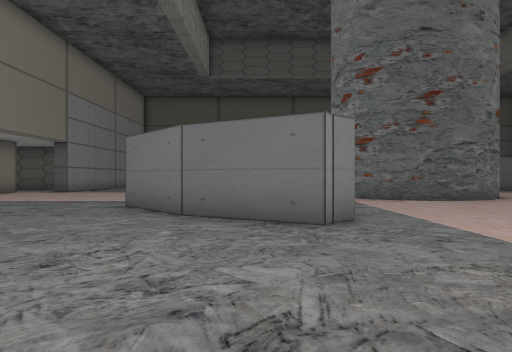
view 1 (above)

24 first-person views from a walk through a scene from a Unity 3-D project. The camera is 1.3 m above the floor, looks level and sees 70° across. The floor is counted in squares, 2 m on a side. Each view is taken from the middle of a square. On the plan, view 1 faces up. The plan holds only what a view shows up to about 11 squares ahead; the rest is blank. The place goes on beyond the plan. The player is left out.

view 2
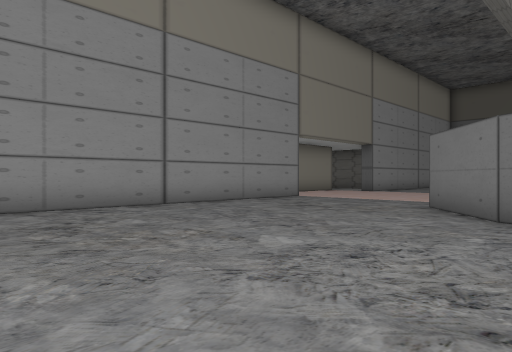

view 3
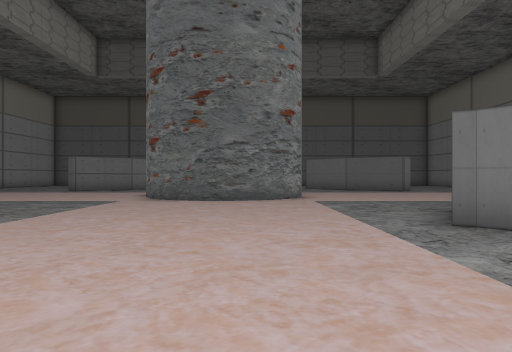

view 4
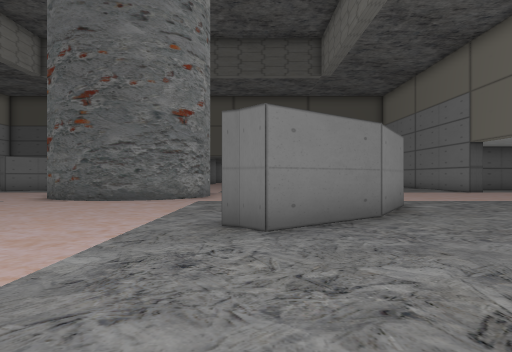

view 5
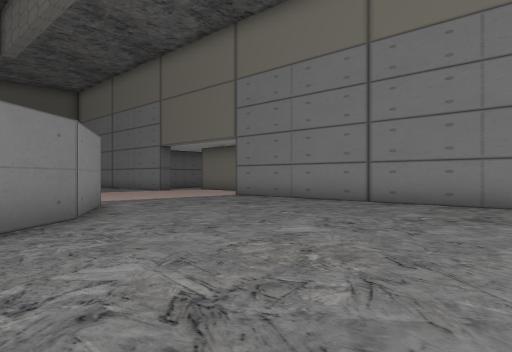

view 6
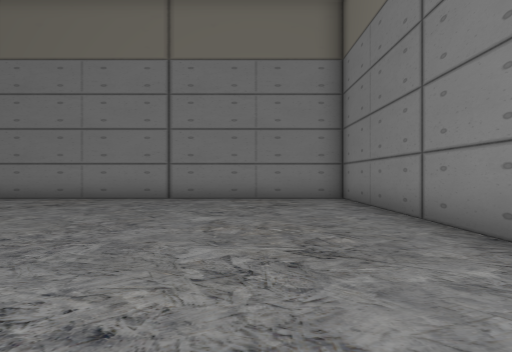

view 7
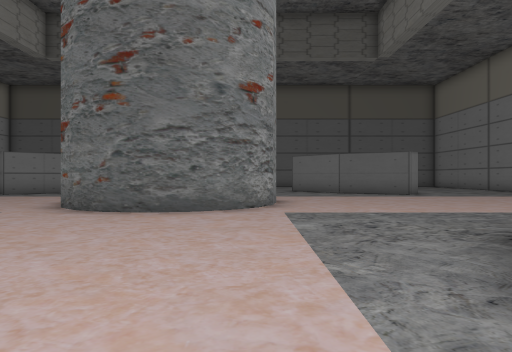

view 8
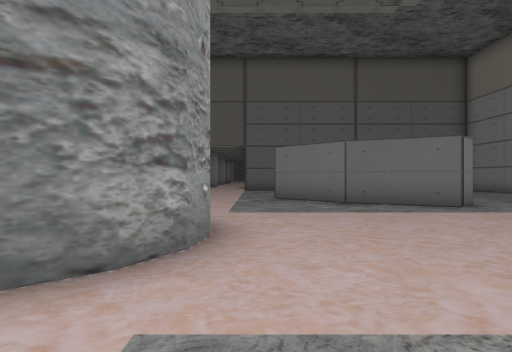

view 9
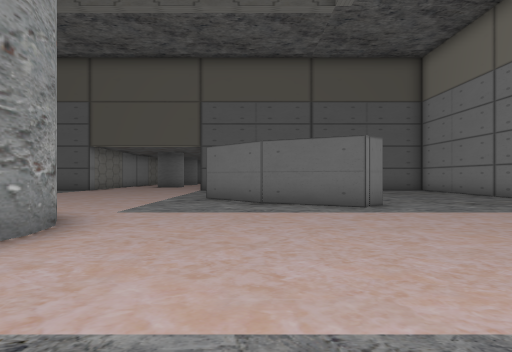

view 10
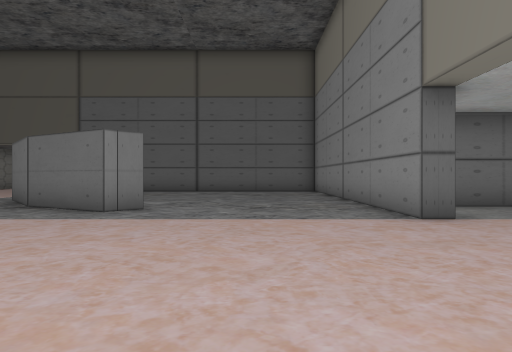

view 11
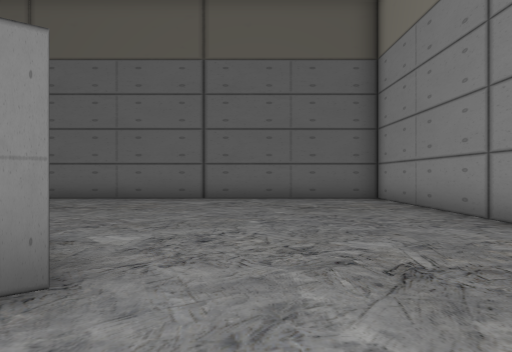

view 12
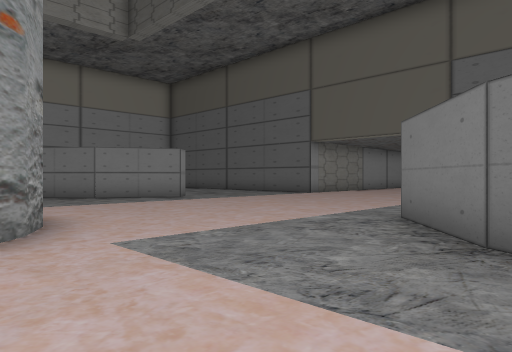

view 13
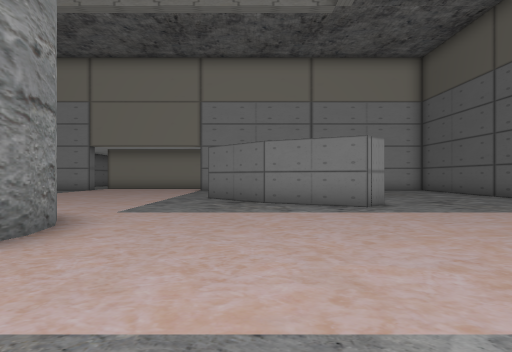

view 14
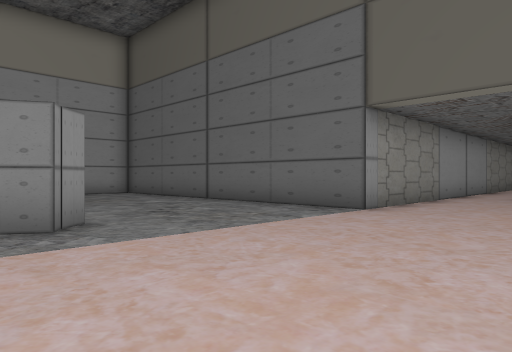

view 15
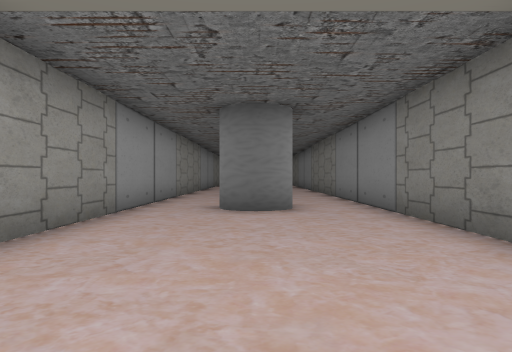

view 16
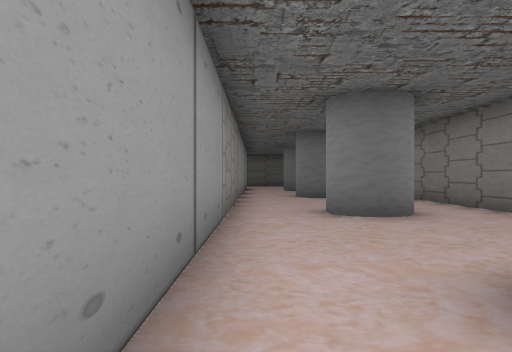

view 17
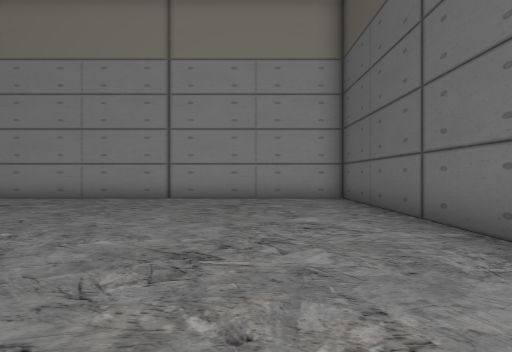

view 18
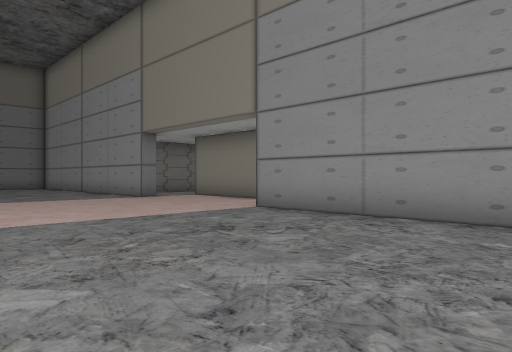

view 19
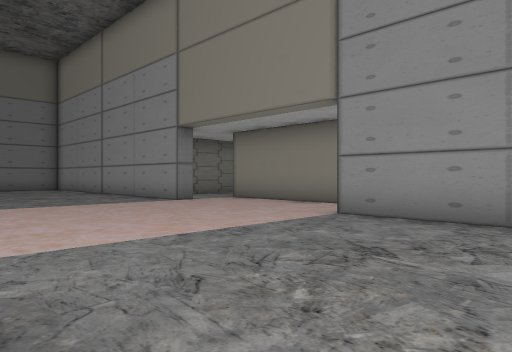

view 20
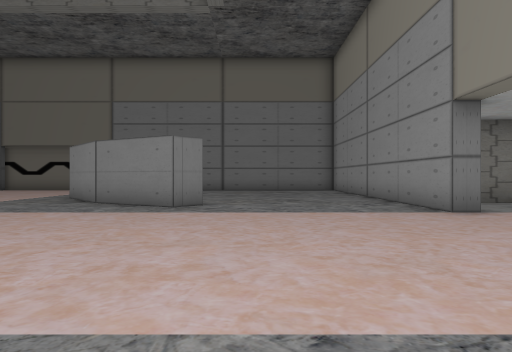

view 21
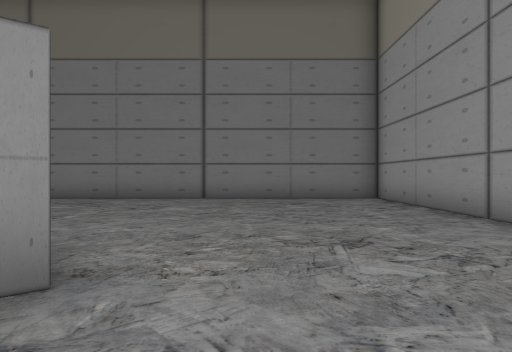

view 22
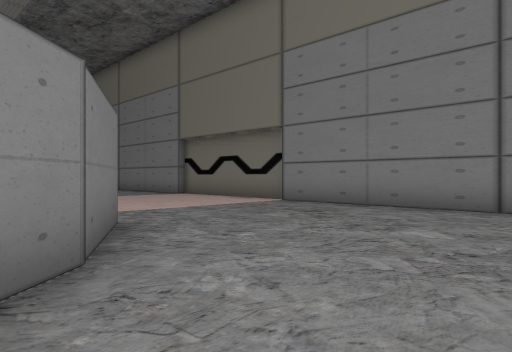

view 23
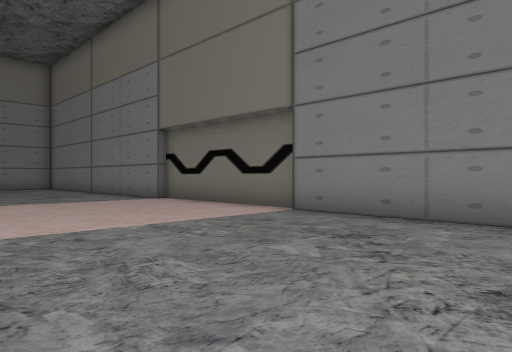

view 24
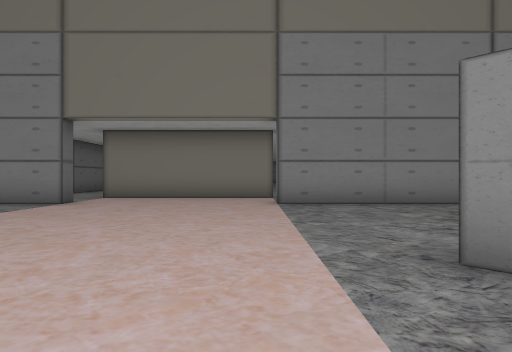

### Floor plan
Points are (right, up) in squares from view 1. A wall is a line through its corners. A room is listed if a view was taken in it or the views show most of it. See-through windows are left out.
Room 1 (views 1, 2, 3, 4, 5, 6, 7, 8, 9, 10, 11, 12, 13, 14, 15, 16, 17, 18, 19, 20, 21, 22, 23, 24)
walls: (5.7, 14.4) (6.5, 14) (6.8, 13.7); (3.8, 14.2) (4.2, 14.4) (5, 14.5) (5.5, 14.4); (7.2, 13.2) (7.4, 12.8) (7.5, 12) (7.4, 11.2) (7, 10.5) (6.5, 10) (5.8, 9.6) (5, 9.5) (4.2, 9.6) (3.5, 10) (3, 10.5) (2.8, 10.9); (1.4, 19.3) (0.2, 17.2) (-1.7, 15.6); (0.7, 19.8) (1.1, 19.4); (12.7, 16.2) (12.1, 15.6) (10.1, 16.8) (8.5, 18.7); (-0.1, 7.2) (1.4, 5.3) (0.8, 4.8) (-1.3, 6) (-2.8, 7.9) (-2.2, 8.4) (-0.1, 7.2); (12.2, 7.9) (11, 5.8) (9.1, 4.2) (8.7, 4.7); (7.5, 25.5) (7.5, 30.5); (18.1, 14.5) (17.5, 14.5) (17.5, 24.5) (8, 24.5); (-8, 9.5) (-7.5, 9.5) (-7.5, -0.5) (2.5, -0.5); (-9.5, 13.2) (-9.5, 9.9); (2.5, 30.5) (2.5, 24.5) (-7.5, 24.5) (-7.5, 14.5); (7.5, -0.5) (8.1, -0.5); (19.8, 9.5) (19.8, 14.5); (2.6, -0.8) (7.5, -0.8); (10.5, -0.5) (17.5, -0.5) (17.5, 9.5)
ways out: opening at (3.5, 29.5) to room 2; opening at (6.5, 29.5) to room 2; opening at (19, 14) to room 3; opening at (-10, 8.5); opening at (19, 10)
Room 2 (no view inside)
walls: (2.5, 35.4) (2.5, 30.5); (7.5, 30.5) (7.5, 35.4)
ways out: opening at (3.5, 29.5) to room 1; opening at (6.5, 29.5) to room 1; opening at (3.5, 34.5); opening at (6.5, 34.5)
Room 3 (no view inside)
walls: (20.5, 16.7) (19.2, 16.7)
ways out: opening at (19, 14) to room 1

Positions as (right, up) in squares from view 1, and headings:
1: (0, 0), facing up
2: (0, 0), facing up-left
3: (6, 0), facing up
4: (9, 0), facing up
5: (9, 0), facing up-right
6: (7, 2), facing right
7: (7, 3), facing up
8: (8, 8), facing up
9: (10, 8), facing up
10: (15, 9), facing up
11: (14, 14), facing up
12: (11, 13), facing up-left
13: (9, 17), facing left
14: (6, 18), facing up-left
15: (5, 22), facing up
16: (3, 28), facing up
17: (3, 22), facing left
18: (-2, 20), facing down-left
19: (-2, 18), facing down-left
20: (-4, 16), facing down
21: (-4, 10), facing down
22: (-4, 7), facing down-right
23: (-2, 5), facing down-right
24: (9, 10), facing right
